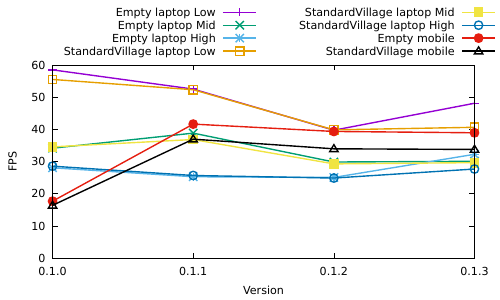

Here is the gnuplot script that generated this plot:
set terminal pdf
set output "fps.pdf"

set xlabel "Version"
set ylabel "FPS"
set yrange [0:60]

# set xlabel "Date"
# set timefmt "%s"
# set format x "%m/%d/%Y %H:%M:%S"
# set xdata time

set key outside;
set key center top;

set key maxcolumns 2 maxrows 5

plot for [IDX=0:7] 'frame_delays.manual.data' i IDX u 7:xticlabels(2) w linespoints lw 2 title columnheader(1)